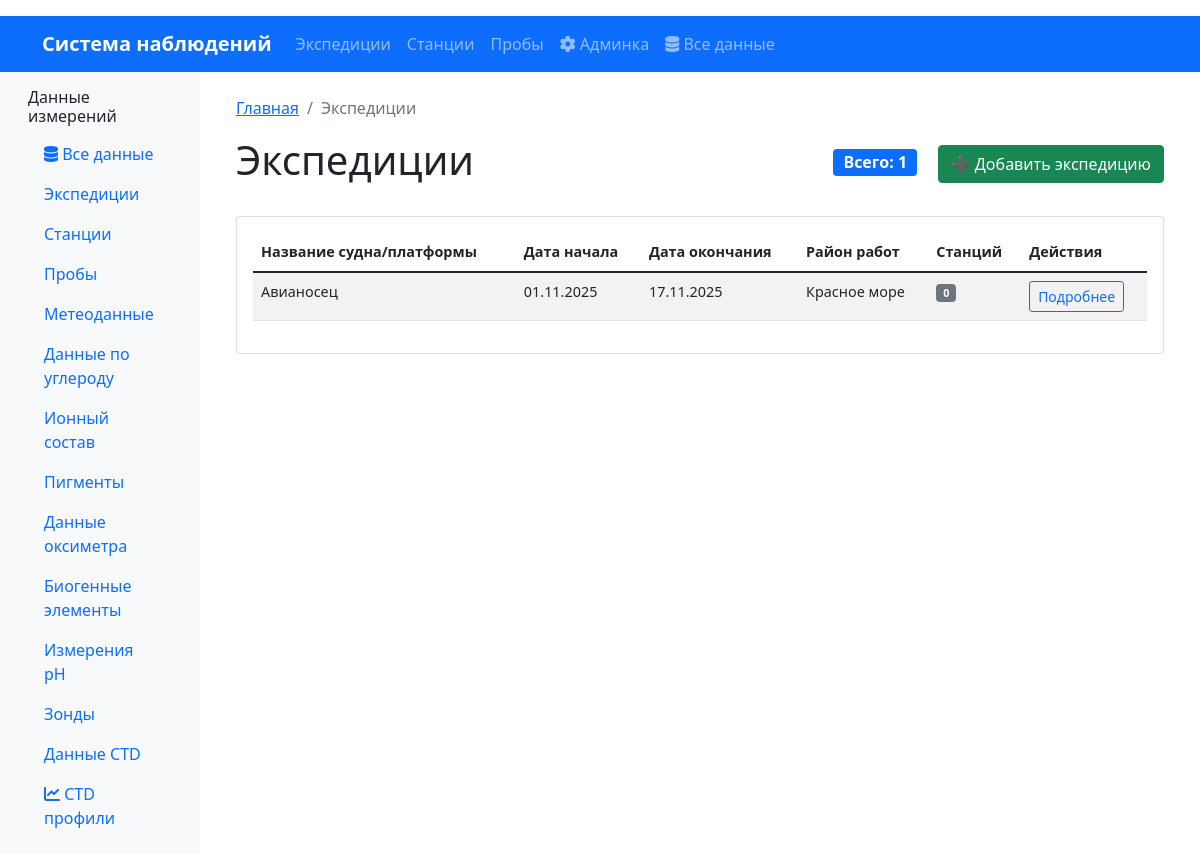
Before: /expeditions/ with the older database file.
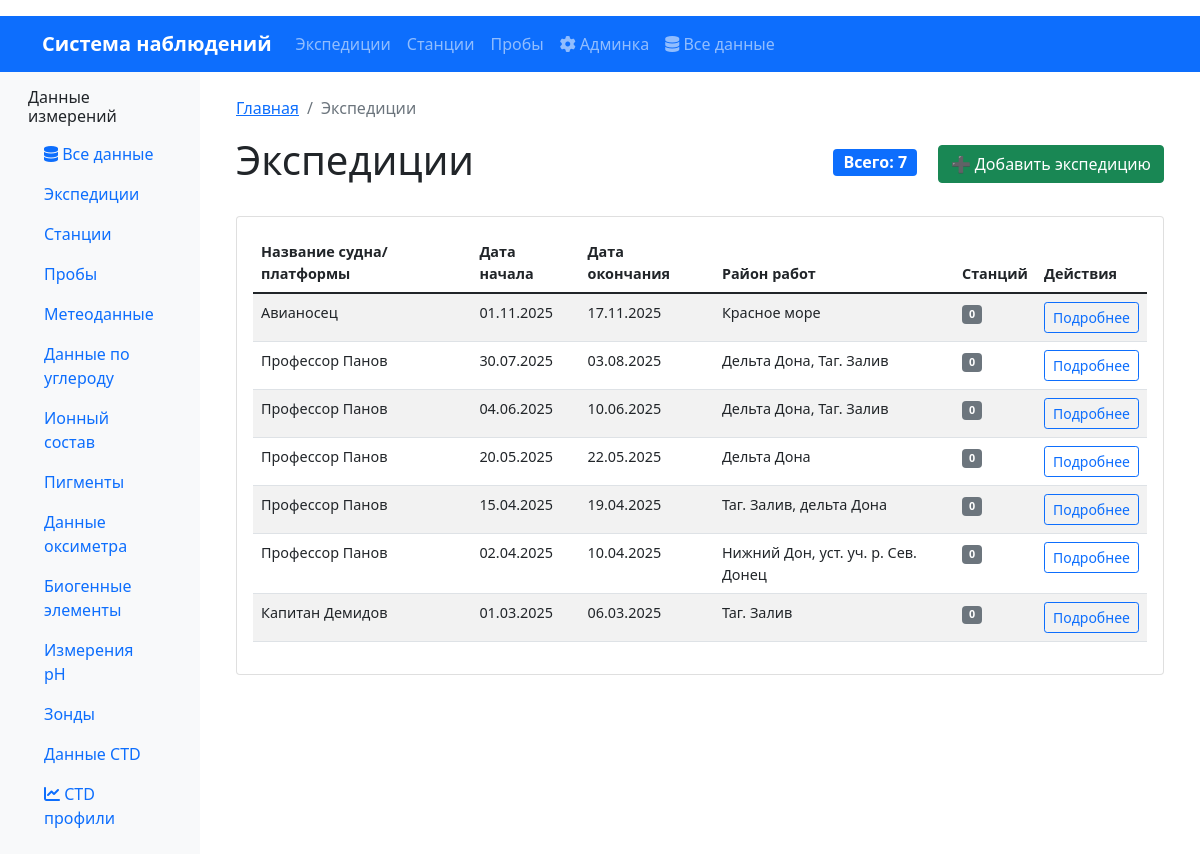
After: the same page with the newer database file.
### oceanography/models.py (models this page shows, shortened)
class Expedition(models.Model):
    expedition_id = models.AutoField(primary_key=True)
    start_date = models.DateField(verbose_name="Дата начала экспедиции")
    end_date = models.DateField(verbose_name="Дата окончания экспедиции")
    platform = models.CharField(max_length=200, verbose_name="Название судна/платформы")
    area = models.CharField(max_length=300, verbose_name="Район работ")
    class Meta:
        db_table = 'expeditions'
        verbose_name = "Экспедиция"
        verbose_name_plural = "Экспедиции"
        indexes = [
            models.Index(fields=['start_date']),
            models.Index(fields=['platform']),
            models.Index(fields=['area']),
        ]
        ordering = ['-start_date']

### oceanography/views.py (the view)
# urls.py: path('expeditions/', ExpeditionListView.as_view(), name='expedition_list'),
class ExpeditionListView(ListView):
    model = Expedition
    template_name = 'oceanography/expedition_list.html'
    context_object_name = 'expeditions'
    paginate_by = 20
    def get_queryset(self):
        return Expedition.objects.all().prefetch_related('stations')
    def get_context_data(self, **kwargs):
        context = super().get_context_data(**kwargs)
        context['breadcrumbs'] = [
            {'url': reverse('oceanography:home'), 'name': 'Главная'},
            {'url': '', 'name': 'Экспедиции'}
        ]
        return context

### oceanography/templates/oceanography/expedition_list.html (shortened to what this page needs)
{% extends 'base.html' %}
{% load humanize %}
{% block content %}
    {% include 'include/_breadcrumbs.html' %}
    <div class="d-flex justify-content-between align-items-center mb-4">
        <h1>Экспедиции</h1>
        <div>
            <span class="badge bg-primary fs-6 me-3">Всего: {{ expeditions.count|intcomma }}</span>
            <a href="{% url 'oceanography:expedition_create' %}" class="btn btn-success">
                ➕ Добавить экспедицию
            </a>
        </div>
    </div>
    <div class="card">
        <div class="card-body">
            <div class="table-responsive">
                <table class="table table-striped table-hover data-table">
                    <thead>
                        <tr>
                            <th>Название судна/платформы</th>
                            <th>Дата начала</th>
                            <th>Дата окончания</th>
                            <th>Район работ</th>
                            <th>Станций</th>
                            <th>Действия</th>
                        </tr>
                    </thead>
                    <tbody>
                        {% for expedition in expeditions %}
                        <tr>
                            <td>{{ expedition.platform }}</td>
                            <td>{{ expedition.start_date|date:"d.m.Y" }}</td>
                            <td>{{ expedition.end_date|date:"d.m.Y" }}</td>
                            <td>{{ expedition.area }}</td>
                            <td>
                                <span class="badge bg-secondary">{{ expedition.stations.count }}</span>
                            </td>
                            <td>
                                <a href="{% url 'oceanography:expedition_detail' expedition.pk %}"
                                   class="btn btn-sm btn-outline-primary">
                                    Подробнее
                                </a>
                            </td>
                        </tr>
                        {% empty %}
                        <tr>
                            <td colspan="6" class="text-center text-muted py-4">
                                Экспедиции не найдены
                            </td>
                        </tr>
                        {% endfor %}
                    </tbody>
                </table>
            </div>
        </div>
    </div>
{% endblock %}

Changed rows visible on the page:
added Expedition: platform "Профессор Панов", start_date "30.07.2025", end_date "03.08.2025", area "Дельта Дона, Таг. Залив", stations.count "0"
added Expedition: platform "Профессор Панов", start_date "04.06.2025", end_date "10.06.2025", area "Дельта Дона, Таг. Залив", stations.count "0"
added Expedition: platform "Профессор Панов", start_date "20.05.2025", end_date "22.05.2025", area "Дельта Дона", stations.count "0"
added Expedition: platform "Профессор Панов", start_date "15.04.2025", end_date "19.04.2025", area "Таг. Залив, дельта Дона", stations.count "0"
added Expedition: platform "Профессор Панов", start_date "02.04.2025", end_date "10.04.2025", area "Нижний Дон, уст. уч. р. Сев. Донец", stations.count "0"
added Expedition: platform "Капитан Демидов", start_date "01.03.2025", end_date "06.03.2025", area "Таг. Залив", stations.count "0"
Other visible differences:
{{ expeditions.count|intcomma }}: "1" → "7"
